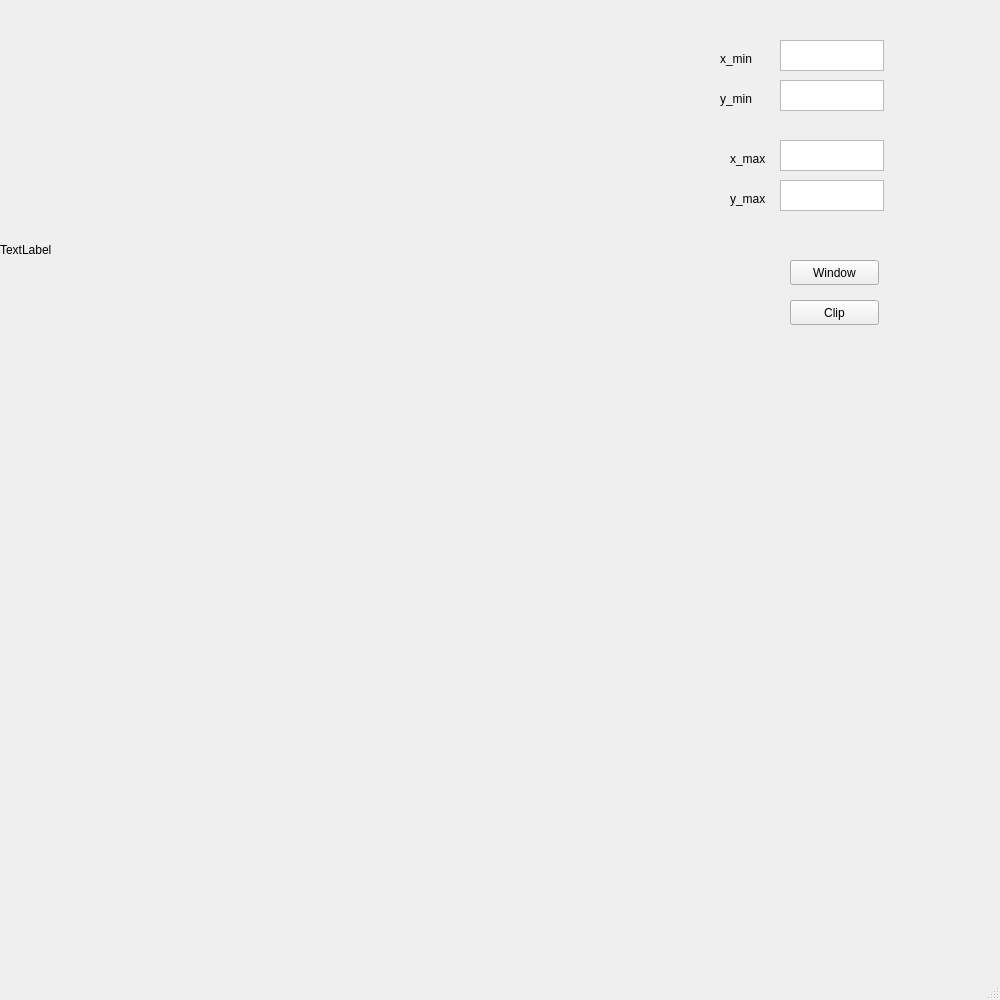
<?xml version="1.0" encoding="UTF-8"?>
<ui version="4.0">
 <class>MainWindow</class>
 <widget class="QMainWindow" name="MainWindow">
  <property name="geometry">
   <rect>
    <x>0</x>
    <y>0</y>
    <width>1000</width>
    <height>1000</height>
   </rect>
  </property>
  <property name="windowTitle">
   <string>MainWindow</string>
  </property>
  <widget class="QWidget" name="centralwidget">
   <widget class="QPushButton" name="pushButton">
    <property name="geometry">
     <rect>
      <x>790</x>
      <y>260</y>
      <width>89</width>
      <height>25</height>
     </rect>
    </property>
    <property name="text">
     <string>Window</string>
    </property>
   </widget>
   <widget class="QLabel" name="label">
    <property name="geometry">
     <rect>
      <x>0</x>
      <y>0</y>
      <width>500</width>
      <height>500</height>
     </rect>
    </property>
    <property name="text">
     <string>TextLabel</string>
    </property>
   </widget>
   <widget class="QPushButton" name="pushButton_2">
    <property name="geometry">
     <rect>
      <x>790</x>
      <y>300</y>
      <width>89</width>
      <height>25</height>
     </rect>
    </property>
    <property name="text">
     <string>Clip</string>
    </property>
   </widget>
   <widget class="QLabel" name="label_2">
    <property name="geometry">
     <rect>
      <x>720</x>
      <y>50</y>
      <width>67</width>
      <height>17</height>
     </rect>
    </property>
    <property name="text">
     <string>x_min</string>
    </property>
   </widget>
   <widget class="QLabel" name="label_3">
    <property name="geometry">
     <rect>
      <x>720</x>
      <y>90</y>
      <width>67</width>
      <height>17</height>
     </rect>
    </property>
    <property name="text">
     <string>y_min</string>
    </property>
   </widget>
   <widget class="QLabel" name="label_4">
    <property name="geometry">
     <rect>
      <x>730</x>
      <y>150</y>
      <width>67</width>
      <height>17</height>
     </rect>
    </property>
    <property name="text">
     <string>x_max</string>
    </property>
   </widget>
   <widget class="QLabel" name="label_5">
    <property name="geometry">
     <rect>
      <x>730</x>
      <y>190</y>
      <width>67</width>
      <height>17</height>
     </rect>
    </property>
    <property name="text">
     <string>y_max</string>
    </property>
   </widget>
   <widget class="QPlainTextEdit" name="plainTextEdit">
    <property name="geometry">
     <rect>
      <x>780</x>
      <y>40</y>
      <width>104</width>
      <height>31</height>
     </rect>
    </property>
   </widget>
   <widget class="QPlainTextEdit" name="plainTextEdit_2">
    <property name="geometry">
     <rect>
      <x>780</x>
      <y>80</y>
      <width>104</width>
      <height>31</height>
     </rect>
    </property>
   </widget>
   <widget class="QPlainTextEdit" name="plainTextEdit_3">
    <property name="geometry">
     <rect>
      <x>780</x>
      <y>140</y>
      <width>104</width>
      <height>31</height>
     </rect>
    </property>
   </widget>
   <widget class="QPlainTextEdit" name="plainTextEdit_4">
    <property name="geometry">
     <rect>
      <x>780</x>
      <y>180</y>
      <width>104</width>
      <height>31</height>
     </rect>
    </property>
   </widget>
  </widget>
  <widget class="QMenuBar" name="menubar">
   <property name="geometry">
    <rect>
     <x>0</x>
     <y>0</y>
     <width>1000</width>
     <height>22</height>
    </rect>
   </property>
  </widget>
  <widget class="QStatusBar" name="statusbar"/>
 </widget>
 <resources/>
 <connections/>
</ui>
